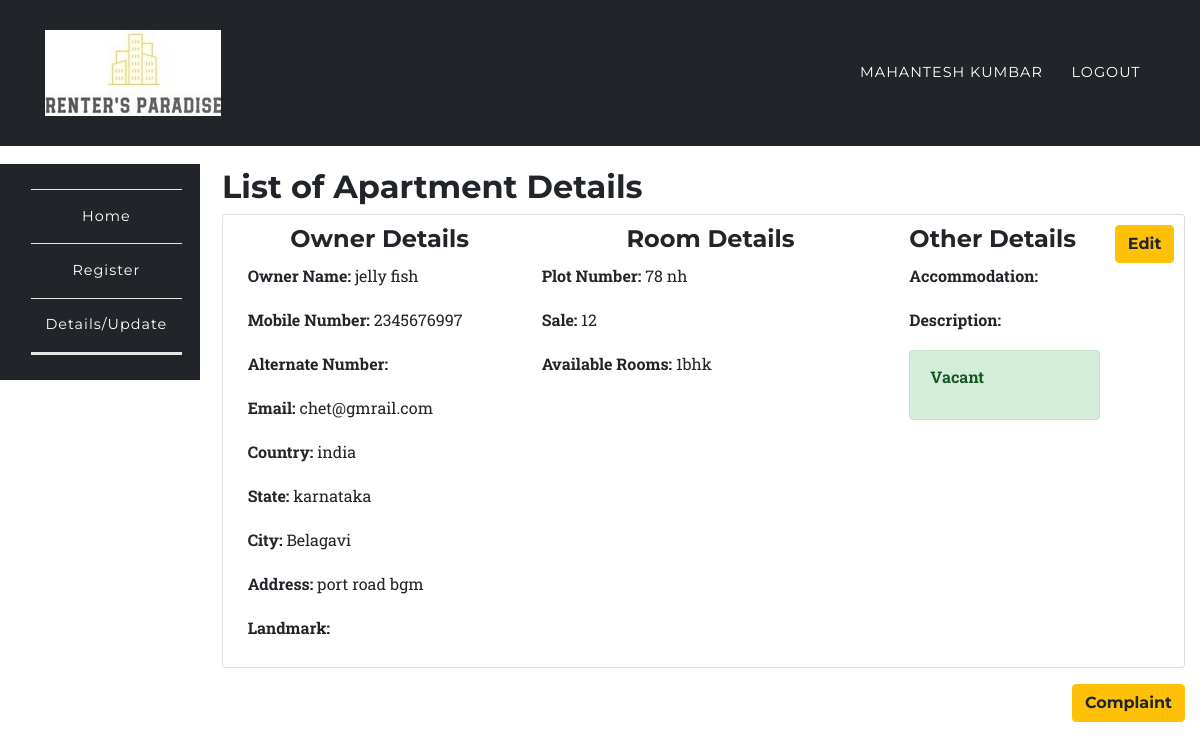
Screenshot of /app/list.php (signed in) with the database file from the repository.
### tables this page shows
CREATE TABLE `room_rental_registrations` (
  `id` int(10) UNSIGNED NOT NULL,
  `fullname` varchar(191) NOT NULL,
  `mobile` varchar(191) NOT NULL,
  `alternat_mobile` varchar(191) NOT NULL,
  `email` varchar(191) NOT NULL,
  `country` varchar(191) NOT NULL,
  `state` varchar(191) NOT NULL,
  `city` varchar(191) NOT NULL,
  `landmark` varchar(191) NOT NULL,
  `rent` varchar(191) NOT NULL,
  `sale` varchar(190) DEFAULT NULL,
  `deposit` varchar(191) NOT NULL,
  `plot_number` varchar(191) NOT NULL,
  `rooms` varchar(100) DEFAULT NULL,
  `address` varchar(191) NOT NULL,
  `accommodation` varchar(191) NOT NULL,
  `description` varchar(191) NOT NULL,
  `image` varchar(191) DEFAULT NULL,
  `open_for_sharing` varchar(191) DEFAULT NULL,
  `other` varchar(191) DEFAULT NULL,
  `vacant` int(1) NOT NULL DEFAULT '1',
  `created_at` timestamp NULL DEFAULT CURRENT_TIMESTAMP,
  `updated_at` timestamp NULL DEFAULT CURRENT_TIMESTAMP,
  `user_id` int(10) DEFAULT NULL
);

### app/list.php (the view, shortened to what this page needs)
<?php
	require '../config/config.php';
		try {
			if($_SESSION['role'] == 'user'){
				$stmt = $connect->prepare('SELECT * FROM room_rental_registrations_apartment WHERE :user_id = user_id ');
				$stmt->execute(array(
					':user_id' => $_SESSION['id']
				));
				$data1 = $stmt->fetchAll (PDO::FETCH_ASSOC);
				$stmt = $connect->prepare('SELECT * FROM room_rental_registrations WHERE :user_id = user_id ');
				$stmt->execute(array(
					':user_id' => $_SESSION['id']
				));
				$data2 = $stmt->fetchAll (PDO::FETCH_ASSOC);
				$data = array_merge($data1,$data2);
			}
		}catch(PDOException $e) {
			$errMsg = $e->getMessage();
		}
?>
<?php include '../include/header.php';?>
	<nav class="navbar navbar-expand-lg navbar-dark fixed-top" style="background-color:#212529;" id="mainNav">
      <div class="container">
        <a class="navbar-brand js-scroll-trigger" href="../index.php">
		<img src= "logo.png" alt= "logo">
		</a>
        <div class="collapse navbar-collapse" id="navbarResponsive">
          <ul class="navbar-nav text-uppercase ml-auto">
            <li class="nav-item">
              <a class="nav-link" href="#"><?php echo $_SESSION['fullname']; ?> <?php if($_SESSION['role'] == 'admin'){ echo "(Admin)"; } ?></a>
            </li>
            <li class="nav-item">
              <a href="../auth/logout.php" class="nav-link">Logout</a>
            </li>
          </ul>
        </div>
      </div>
    </nav>
	<section style="padding-left:0px;">
		<?php include '../include/side-nav.php';?>
	</section>
<section class="wrapper" style="margin-left: 16%;margin-top: -23%;">
	<div class="container">
		<div class="row">
			<div class="col-12">
			<h2>List of Apartment Details</h2>
				<?php
					foreach ($data as $key => $value) {
						echo '<div class="card card-inverse card-info mb-3" style="padding:1%;">
								  <div class="card-block">';
								  	echo '<a class="btn btn-warning float-right" href="update.php?id='.$value['id'].'&act=';if(!empty($value['own'])){ echo "ap"; }else{ echo "indi"; } echo '">Edit</a>';
									 echo 	'<div class="row">
											<div class="col-4">
											<h4 class="text-center">Owner Details</h4>';
											 	echo '<p><b>Owner Name: </b>'.$value['fullname'].'</p>';
											 	echo '<p><b>Mobile Number: </b>'.$value['mobile'].'</p>';
											 	echo '<p><b>Alternate Number: </b>'.$value['alternat_mobile'].'</p>';
											 	echo '<p><b>Email: </b>'.$value['email'].'</p>';
											 	echo '<p><b>Country: </b>'.$value['country'].'</p><p><b> State: </b>'.$value['state'].'</p><p><b> City: </b>'.$value['city'].'</p>';
											 	echo '<p><b>Address: </b>'.$value['address'].'</p><p><b> Landmark: </b>'.$value['landmark'].'</p>';
										echo '</div>
											<div class="col-5">
											<h4 class="text-center">Room Details</h4>';
												echo '<p><b>Plot Number: </b>'.$value['plot_number'].'</p>';
												if(isset($value['sale'])){
													echo '<p><b>Sale: </b>'.$value['sale'].'</p>';
												}
												echo '<p><b>Available Rooms: </b>'.$value['rooms'].'</p>';
										echo '</div>
											<div class="col-3">
											<h4>Other Details</h4>';
											echo '<p><b>Accommodation: </b>'.$value['accommodation'].'</p>';
											echo '<p><b>Description: </b>'.$value['description'].'</p>';
												if($value['vacant'] == 0){
													echo '<div class="alert alert-danger" role="alert"><p><b>Occupied</b></p></div>';
												}else{
													echo '<div class="alert alert-success" role="alert"><p><b>Vacant</b></p></div>';
												}
											echo '</div>
										</div>
								   </div>
								</div>';
								echo '<a class="btn btn-warning float-right" href="../app/complaint.php">Complaint</a><br><br>';
					}
				?>
			</div>
		</div>
	</div>
</section>
<?php include '../include/footer.php';?>

### assets/css/rent.css (style rules this page uses)
body { overflow-x: hidden; font-family: 'Roboto Slab', 'Helvetica Neue', Helvetica, Arial, sans-serif; }
p { line-height: 1.75; }
a { color: #fed136; }
h1, h2, h3, h4, h5, h6 { font-weight: 700; font-family: 'Montserrat', 'Helvetica Neue', Helvetica, Arial, sans-serif; }
section { padding: 100px 0; }
@media (min-width: 768px) { section { padding: 140px 0; } }
.btn { font-family: 'Montserrat', 'Helvetica Neue', Helvetica, Arial, sans-serif; font-weight: 700; }
#mainNav { background-color: #212529; }
#mainNav .navbar-brand { color: #fed136; font-family: 'Kaushan Script', 'Helvetica Neue', Helvetica, Arial, cursive; }
#mainNav .navbar-nav .nav-item .nav-link { font-size: 90%; font-weight: 400; padding: 0.75em 0; letter-spacing: 1px; color: white; font-family: 'Montserrat', 'Helvetica Neue', Helvetica, Arial, sans-serif; }
@media (min-width: 992px) { #mainNav { padding-top: 25px; padding-bottom: 25px; -webkit-transition: padding-top 0.3s, padding-bottom 0.3s; -moz-transition: padding-top 0.3s, padding-bottom 0.3s; transition: padding-top 0.3s, padding-bottom 0.3s; border: none; background-color: transparent; } }
@media (min-width: 992px) { #mainNav .navbar-brand { font-size: 1.75em; -webkit-transition: all 0.3s; -moz-transition: all 0.3s; transition: all 0.3s; } }
@media (min-width: 992px) { #mainNav .navbar-nav .nav-item .nav-link { padding: 1.1em 1em !important; } }

### assets/css/style.css (style rules this page uses)
.navbar { border-radius: 0px; }
section { padding-left: 15px; }

### rows the page displays
room_rental_registrations: fullname "jelly fish", mobile "2345676997", email "chet@gmrail.com", country "india", state "karnataka", city "Belagavi", address "port road bgm", plot_number "78 nh", sale "12", rooms "1bhk", vacant "Vacant"

### other values shown
$_SESSION['fullname'] "MAHANTESH KUMBAR"
